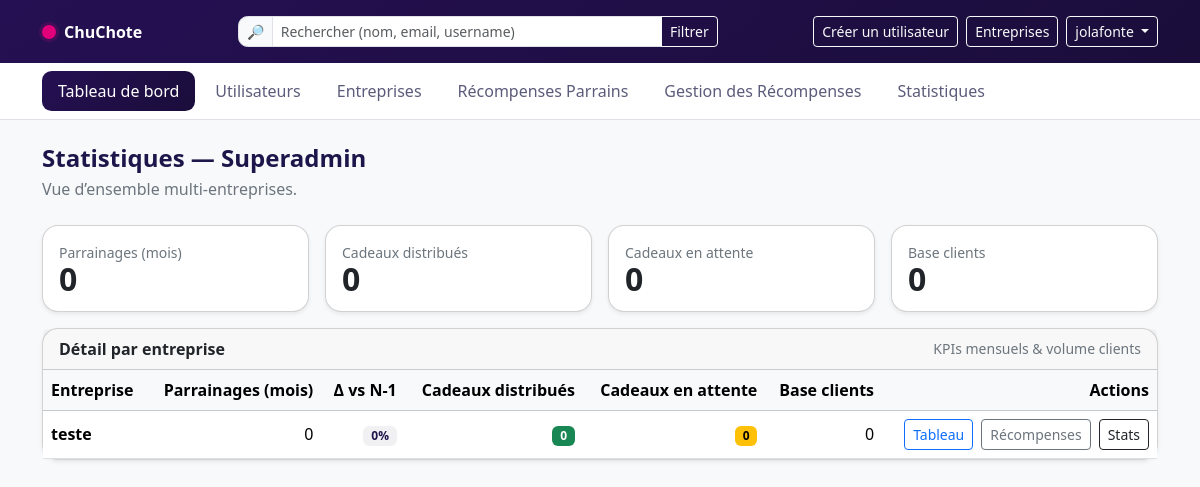
Screenshot of /dashboard/superadmin/stats/ (signed in) with the database file from the repository.
### accounts/models.py (models this page shows, shortened)
class User(AbstractUser, PermissionsMixin):
    class Profile(models.TextChoices):
        SUPERADMIN = "superadmin", "Superadmin (plateforme)"
        ADMIN = "admin", "Admin d’entreprise"
        OPERATEUR = "operateur", "Opérateur"
        CLIENT = "client", "Client (V1: non utilisable)"
    profile = models.CharField(
        max_length=20,
        choices=Profile.choices,
        default=Profile.CLIENT,
    )
    company = models.ForeignKey(
        Company, on_delete=models.SET_NULL, null=True, blank=True, related_name="users"
    )
    def is_superadmin(self) -> bool:
        return self.profile == self.Profile.SUPERADMIN

class Company(models.Model):
    name = models.CharField(max_length=150, unique=True)
    slug = models.SlugField(max_length=160, unique=True, blank=True)
    is_active = models.BooleanField(default=True)
    slogan = models.CharField(max_length=255, blank=True)
    primary_color = models.CharField(
        max_length=7, default="#ec4899", validators=[hex_color_validator]
    )
    secondary_color = models.CharField(
        max_length=7, default="#000000", validators=[hex_color_validator]
    )
    logo = models.ImageField(upload_to="company_logos/", blank=True, null=True)
    class Meta:
        verbose_name = "Entreprise"
        verbose_name_plural = "Entreprises"

### dashboard/views.py (the view)
# urls.py: path("superadmin/stats/", views.superadmin_stats, name="superadmin_stats"),
@login_required
def superadmin_stats(request):
    if not _is_superadmin(request.user):
        raise PermissionDenied("Réservé au Superadmin.")
    companies = Company.objects.all().order_by("name")
    totals = {"referrals_month": 0, "rewards_sent": 0, "rewards_pending": 0, "clients": 0}
    rows = []
    for c in companies:
        k = _kpis_for_company(c)
        rows.append({
            "company": c,
            "referrals_month": k["referrals_month"],
            "rewards_sent": k["rewards_sent"],
            "rewards_pending": k["rewards_pending"],
            "clients": k["clients"],
        })
        totals["referrals_month"] += k["referrals_month"]
        totals["rewards_sent"] += k["rewards_sent"]
        totals["rewards_pending"] += k["rewards_pending"]
        totals["clients"] += k["clients"]
    return render(
        request,
        "dashboard/superadmin_stats.html",
        {"kpi": totals, "rows": rows},
    )

### dashboard/views.py (called while the page is built)
def _is_superadmin(u) -> bool:
    return hasattr(u, "is_superadmin") and u.is_superadmin()

def _month_bounds(now=None):
    now = now or timezone.now()
    month_start = now.replace(day=1, hour=0, minute=0, second=0, microsecond=0)
    prev_month_end = month_start
    if month_start.month == 1:
        prev_month_start = month_start.replace(year=month_start.year - 1, month=12)
    else:
        prev_month_start = month_start.replace(month=month_start.month - 1)
    return month_start, prev_month_start, prev_month_end

def _kpis_for_company(company: Company):
    now = timezone.now()
    month_start, prev_month_start, prev_month_end = _month_bounds(now)
    referrals_this_month = Referral.objects.filter(
        company=company, created_at__gte=month_start
    ).count()
    prev_referrals = Referral.objects.filter(
        company=company, created_at__gte=prev_month_start, created_at__lt=prev_month_end
    ).count()
    delta_pct = 0
    if prev_referrals:
        delta_pct = round((referrals_this_month - prev_referrals) * 100 / prev_referrals)
    return {
        "referrals_month": referrals_this_month,
        "referrals_delta_pct": delta_pct,
        "rewards_sent": Reward.objects.filter(company=company, state="SENT").count(),
        "rewards_pending": Reward.objects.filter(company=company, state="PENDING").count(),
        "clients": Client.objects.filter(company=company).count(),
    }

### templates/dashboard/superadmin_stats.html (shortened to what this page needs)
{% extends "base_dashboard.html" %}
{% block body_data_page %}stats{% endblock %}
{% block nav_dashboard_active %}active{% endblock %}
{% block content %}
<header class="mb-4">
  <h1 class="h4 section-title mb-1">Statistiques — Superadmin</h1>
  <div class="text-secondary">Vue d’ensemble multi-entreprises.</div>
</header>
<div class="row g-3 mb-3">
  <div class="col-12 col-md-6 col-xl-3">
    <div class="card h-100 shadow-sm"><div class="card-body">
      <div class="text-secondary small">Parrainages (mois)</div>
      <div class="stat-num">{{ kpi.referrals_month|default:0 }}</div>
    </div></div>
  </div>
  <div class="col-12 col-md-6 col-xl-3">
    <div class="card h-100 shadow-sm"><div class="card-body">
      <div class="text-secondary small">Cadeaux distribués</div>
      <div class="stat-num">{{ kpi.rewards_sent|default:0 }}</div>
    </div></div>
  </div>
  <div class="col-12 col-md-6 col-xl-3">
    <div class="card h-100 shadow-sm"><div class="card-body">
      <div class="text-secondary small">Cadeaux en attente</div>
      <div class="stat-num">{{ kpi.rewards_pending|default:0 }}</div>
    </div></div>
  </div>
  <div class="col-12 col-md-6 col-xl-3">
    <div class="card h-100 shadow-sm"><div class="card-body">
      <div class="text-secondary small">Base clients</div>
      <div class="stat-num">{{ kpi.clients|default:0 }}</div>
    </div></div>
  </div>
</div>
<div class="card shadow-sm">
  <div class="card-header d-flex justify-content-between align-items-center">
    <div class="fw-semibold">Détail par entreprise</div>
    <small class="text-secondary">KPIs mensuels & volume clients</small>
  </div>
  <div class="card-body p-0">
    <div class="table-responsive">
      <table class="table align-middle mb-0">
        <thead class="table-light">
          <tr>
            <th>Entreprise</th>
            <th class="text-end">Parrainages (mois)</th>
            <th class="text-end">Δ vs N-1</th>
            <th class="text-end">Cadeaux distribués</th>
            <th class="text-end">Cadeaux en attente</th>
            <th class="text-end">Base clients</th>
            <th class="text-end">Actions</th>
          </tr>
        </thead>
        <tbody>
          {% for r in rows %}
          <tr>
            <td class="fw-semibold">{{ r.company.name }}</td>
            <td class="text-end">{{ r.referrals_month }}</td>
            <td class="text-end">
              <span class="badge badge-soft">
                {% if r.referrals_delta_pct > 0 %}+{% endif %}{{ r.referrals_delta_pct|default:0 }}%
              </span>
            </td>
            <td class="text-end"><span class="badge text-bg-success">{{ r.rewards_sent }}</span></td>
            <td class="text-end"><span class="badge text-bg-warning">{{ r.rewards_pending }}</span></td>
            <td class="text-end">{{ r.clients }}</td>
            <td class="text-end">
              <div class="d-inline-flex flex-wrap gap-2">
                <a class="btn btn-sm btn-outline-primary"
                   href="{% url 'dashboard:company_home' %}?company={{ r.company.id }}">Tableau</a>
                <a class="btn btn-sm btn-outline-secondary"
                   href="{% url 'rewards:list' %}?company={{ r.company.id }}">Récompenses</a>
                <a class="btn btn-sm btn-outline-dark"
                   href="{% url 'rewards:stats' %}?company={{ r.company.id }}">Stats</a>
              </div>
            </td>
          </tr>
          {% empty %}
          <tr><td colspan="7" class="text-secondary p-3">Aucune entreprise.</td></tr>
          {% endfor %}
        </tbody>
      </table>
    </div>
  </div>
</div>
{% endblock %}

### templates/base_dashboard.html (shortened to what this page needs)
{% load static %}
<!doctype html>
<html lang="fr">
<head>
  <link rel="stylesheet" href="{% static 'bootstrap/css/bootstrap.min.css' %}">
  <link rel="stylesheet" href="{% static 'css/app.css' %}">
</head>
<body data-page="{% block body_data_page %}{% endblock %}">
  <header class="topbar border-bottom sticky-top">
    <div class="topbar-gradient">
      <div class="container py-3">
        <div class="d-flex align-items-center justify-content-between gap-3">
          <a class="navbar-brand d-flex align-items-center gap-2 text-white text-decoration-none"
             href="{% url 'dashboard:root' %}">
            <span class="brand-dot"></span>
            <span class="fw-bold">ChuChote</span>
          </a>
          <form class="d-none d-md-flex" role="search" method="get" action="" style="min-width: 480px;">
            <div class="input-group input-group-sm">
              <span class="input-group-text">🔎</span>
              <input class="form-control"
                     type="search"
                     name="q"
                     value="{{ current_q|default:'' }}"
                     placeholder="Rechercher (nom, email, username)"
                     aria-label="Search">
              <button class="btn btn-outline-light" type="submit">Filtrer</button>
            </div>
          </form>
          <div class="d-flex align-items-center gap-2">
            <a class="btn btn-sm btn-outline-light" href="{% url 'accounts:user_create' %}">Créer un utilisateur</a>
            {% if request.user.profile == 'superadmin' %}
              <a class="btn btn-sm btn-outline-light" href="{% url 'accounts:company_list' %}">
                Entreprises
              </a>
            {% endif %}
            <div class="dropdown">
              <button class="btn btn-sm btn-outline-light dropdown-toggle" data-bs-toggle="dropdown">
                {{ request.user.get_username|default:"Compte" }}
              </button>
            </div>
          </div>
        </div>
      </div>
    </div>
    <div class="topbar-nav bg-white">
      <div class="container">
        <ul class="nav nav-pills gap-1 py-2" id="mainNav">
          <li class="nav-item">
            <a class="nav-link {% block nav_dashboard_active %}{% endblock %}"
               href="{% url 'dashboard:root' %}">
              Tableau de bord
            </a>
          </li>
          <li class="nav-item">
            <a class="nav-link {% block nav_users_active %}{% endblock %}"
               href="{% url 'accounts:user_list' %}">
              Utilisateurs
            </a>
          </li>
          {% if request.user.profile == 'superadmin' %}
            <li class="nav-item">
              <a class="nav-link {% block nav_companies_active %}{% endblock %}"
                 href="{% url 'accounts:company_list' %}">
                Entreprises
              </a>
            </li>
          {% endif %}
          <li class="nav-item">
            <a class="nav-link {% block nav_clients_active %}{% endblock %}"
               href="{% url 'dashboard:clients_list' %}">
              Récompenses Parrains
            </a>
          </li>
          <li class="nav-item">
            <a class="nav-link {% block nav_rewards_active %}{% endblock %}"
               href="{% url 'rewards:list' %}">
              Gestion des Récompenses
            </a>
          </li>
          <li class="nav-item">
            <a class="nav-link {% block nav_stats_active %}{% endblock %}" href="{% url 'rewards:stats' %}">
              Statistiques
            </a>
          </li>
        </ul>
      </div>
    </div>
  </header>
  <main class="container my-4">
    {% block content %}{% endblock %}
  </main>
</body>
</html>

### static/css/app.css (style rules this page uses)
:root { --brand-primary:#E1007A; --brand-gradient-start:#251053; --brand-gradient-end:#1A0D3A; --brand-ink:#1E164B; }
body { background-color:#f8f9fb }
.topbar-gradient { background: linear-gradient(140deg, var(--brand-gradient-start) 0%, var(--brand-gradient-end) 100%); }
.navbar-brand .brand-dot { width: 14px; height:14px; display:inline-block; border-radius:50%; background: var(--brand-primary); box-shadow: 0 0 0 .2rem rgba(225,0,122,.15); }
.topbar .form-control { border-radius:.6rem; }
.topbar .input-group-text { border-radius:.6rem 0 0 .6rem; }
.topbar-nav .nav-link { color:#5b5b7b; border-radius:.6rem; }
.topbar-nav .nav-link.active, .topbar-nav .nav-link:hover { color:#fff; background: linear-gradient(140deg, var(--brand-gradient-start) 0%, var(--brand-gradient-end) 100%); }
.section-title { color: var(--brand-ink); font-weight:800; }
.card { border-radius:1rem; }
.stat-num { font-weight:800; font-size:2rem; }
.badge-soft { background-color: rgba(30,22,75,.06); color: var(--brand-ink); }
.table thead th { white-space:nowrap }
.card .stat-num { line-height: 1; }

### rows the page displays
User: user.get_username "jolafonte"
Company: company.name "teste", referrals_month "0", referrals_delta_pct "0", rewards_sent "0", rewards_pending "0", clients "0"

### other values shown
{{ kpi.referrals_month|default:0 }} "0"
{{ kpi.rewards_sent|default:0 }} "0"
{{ kpi.rewards_pending|default:0 }} "0"
{{ kpi.clients|default:0 }} "0"
